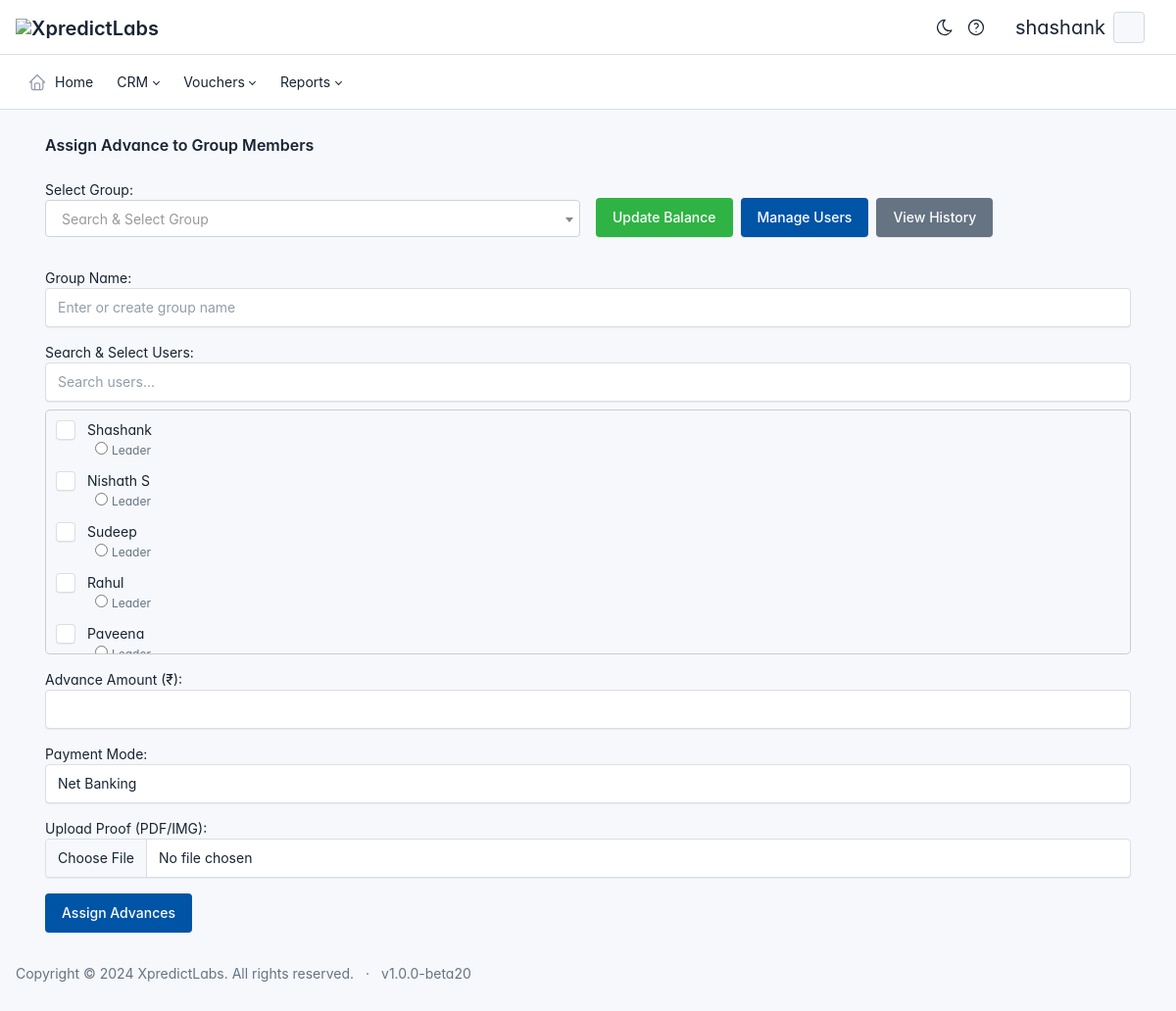
Page /website/assign/group-advance/ (signed in) on the committed database.
### app/models.py (models this page shows, shortened)
class UserProfile(models.Model):
    user = models.OneToOneField(User, on_delete=models.CASCADE)
    employee_id = models.CharField(max_length=10, unique=True, editable=False)
    zone = models.ForeignKey(Zone, on_delete=models.SET_NULL, null=True, blank=True, default=None)
    groups = models.ManyToManyField(Group, blank=True)
    email = models.EmailField(unique=True)  # Ensure unique email
    contact_number = models.CharField(max_length=15, default="0000000000")
    date_of_birth = models.DateField(default="2000-01-01")
    division = models.ForeignKey(Division, on_delete=models.SET_NULL, null=True, blank=True, default=None)
    target= models.ForeignKey(Target, on_delete=models.SET_NULL, null=True, blank=True)
    profile_picture = models.ImageField(upload_to="profile_pics/", default="profile_pics/default.jpg")

class CoreModule(models.Model):
    name = models.CharField(max_length=100, unique=True)  # Module name (e.g., "CRM")
    description = models.TextField(blank=True, null=True)  # Optional description
    is_active = models.BooleanField(default=True)  # Globally enable or disable this module
    slug = models.SlugField(unique=True, blank=True, null=True)  # Slug field for URL

### website/views.py (the view, shortened to what this page needs)
# urls.py: path("assign/group-advance/", views.assign_advances, name="assign_advances"),
def assign_advances(request):
    from django.utils import timezone
    print("\n================ ASSIGN_ADVANCES CALLED ================")
    selected_group = None
    show_balance = False
    show_manage = False
    show_history = False
    allocation = None
    print("➡️ GET request received")
    group_name = request.GET.get("group_name", "").strip()
    action = request.GET.get("action", "")
    print(f"➡️ GET params — group_name: {group_name}, action: {action}")
    assigned_user_ids = []
    leader_id = None
    logs = []
    first_log = logs[-1] if logs else None
    print("➡️ Rendering page now...\n")
    context = {
        "users": User.objects.all(),
        "groups": AdvanceGroup.objects.filter(is_closed=False),
        "selected_group": selected_group,
        "assigned_user_ids": assigned_user_ids,
        "leader_id": leader_id,
        "show_balance": show_balance,
        "show_manage": show_manage,
        "show_history": show_history,
        "logs": sorted(logs, key=lambda log: log.timestamp, reverse=True),
        "first_log": first_log,
        "assigned_user_ids_map": {
            group.id: list(
                AdvanceAssignment.objects.filter(group=group).values_list("user_id", flat=True)
            )
            for group in AdvanceGroup.objects.all()
        },
        "groups_json": json.dumps({str(group.id): group.name for group in AdvanceGroup.objects.all()}),
        "expenses": allocation,
    }
    return render(request, "xp/assign_advances.html", context)

### app/context_processors.py (called while the page is built)
def user_role(request):
    if request.user.is_authenticated:
        user = request.user
        groups = user.groups.values_list('name', flat=True)  # Get the names of groups
        group_name = groups[0] if groups else "No Role"  # Assuming one role per user
        print(f"role : ",user_role)
        return {
            'username': user.username,
            'user_role': group_name
        }
    return {}  # Empty context if user is not authenticated

def group_buttons(request):
    return {
        'group_buttons': GroupButton.objects.all()
    }

def modules_with_submodules(request):
    if not request.user.is_authenticated:
        return {}  # Return an empty context for unauthenticated users
    module_visibility, _ = ModuleVisibility.objects.get_or_create(user=request.user)
    enabled_modules = module_visibility.get_enabled_modules()
    submodule_visibility_map = {
        submodule.submodule_id: submodule.is_visible
        for submodule in request.user.submodule_visibility.all()
    }
    modules_with_submodules = {}
    for module in enabled_modules:
        visible_submodules = [
            submodule for submodule in module.submodules.all()
            if submodule.is_active and submodule_visibility_map.get(submodule.id, False)
        ]
        modules_with_submodules[module] = visible_submodules
    return {
        'modules_with_submodules': modules_with_submodules,
    }

### app/models.py (called while the page is built)
    def get_enabled_modules(self):
        return self.enabled_modules.all()

### website/context_processors.py (called while the page is built, shortened)
def pay_now_context(request):
    payment_details = None
    selected_user = None
    expenses = None
    total_amount_to_be_paid = None
    transaction_id = None
    from_date = None
    to_date = None
    selected_filter = None
    user_id = request.GET.get('user_id', None)
    return {
        'selected_user': selected_user,
        'expenses': expenses,
        'total_amount_to_be_paid': total_amount_to_be_paid,
        'transaction_id': transaction_id,
        'from_date': from_date,
        'to_date': to_date,
        'selected_filter': selected_filter,
        'payment_details': payment_details,
    }

### templates/xp/assign_advances.html (shortened to what this page needs)
{% extends "base.html" %}
{% load static %}
{% block content %}
<link href="https://cdn.jsdelivr.net/npm/select2@4.1.0-rc.0/dist/css/select2.min.css" rel="stylesheet" />
<div class="container mt-4">
  <h3 class="mb-4">Assign Advance to Group Members</h3>
  <form method="GET" class="mb-4" id="checkForm">
    <div class="row align-items-end">
      <div class="col-md-6">
        <label for="group_name">Select Group:</label>
      </div>
      <div class="col-md-3 d-flex gap-2 mt-2">
        <button type="submit" name="action" value="balance" class="btn btn-success">Update Balance</button>
        <button type="submit" name="action" value="manage" class="btn btn-primary">Manage Users</button>
        <button type="submit" name="action" value="history" class="btn btn-secondary">View History</button>
      </div>
    </div>
  </form>
  <form method="POST" enctype="multipart/form-data" class="mt-5">
    <div class="mb-3">
      <label for="group_name">Group Name:</label>
      <input type="text" name="group_name" class="form-control" placeholder="Enter or create group name" required>
    </div>
    <div class="mb-3">
        <label for="userSearch">Search & Select Users:</label>
        <input type="text" id="userSearch" class="form-control mb-2" placeholder="Search users...">
        <div id="userCheckboxList" style="max-height: 250px; overflow-y: auto; border: 1px solid #ccc; padding: 10px; border-radius: 5px;">
          {% for user in users %}
            <div class="form-check user-checkbox">
              <input class="form-check-input" type="checkbox" name="users" value="{{ user.id }}" id="user-{{ user.id }}">
              <label class="form-check-label" for="user-{{ user.id }}">
                {{ user.get_full_name|default:user.username }}
              </label>
              <input type="radio" name="leader" value="{{ user.id }}" class="ms-2"
                {% if selected_group.leader_id == user.id %}checked{% endif %}>
              <small class="text-muted">Leader</small>
            </div>
          {% endfor %}
        </div>
      </div>
    <div class="mb-3">
      <label for="advance_amount">Advance Amount (₹):</label>
      <input type="number" step="0.01" class="form-control" name="advance_amount" required>
    </div>
    <div class="mb-3">
      <label for="payment_mode">Payment Mode:</label>
      <select name="payment_mode" class="form-control" required>
          <option value="net_banking" selected>Net Banking</option>
      </select>
    </div>
    <div class="mb-3">
      <label for="proof_file">Upload Proof (PDF/IMG):</label>
      <input type="file" name="proof_file" class="form-control" required>
    </div>
    <button type="submit" class="btn btn-primary">Assign Advances</button>
  </form>
</div>
{% endblock %}

### templates/base.html (shortened to what this page needs)
<!doctype html>
{% load static %}
<html lang="en">
<head>
	{% load static %}
	<link href="{% static 'css/tabler.min.css' %}" rel="stylesheet" />
	<link href="{% static 'css/tabler-flags.min.css' %}" rel="stylesheet" />
	<link href="{% static 'css/tabler-payments.min.css' %}" rel="stylesheet" />
	<link href="{% static 'css/tabler-vendors.min.css' %}" rel="stylesheet" />
	<link href="{% static 'css/extra.css' %}" rel="stylesheet" />
	<link href="{% static 'css/demo.min.css' %}" rel="stylesheet" />
	<link rel="stylesheet" href="https://cdn.datatables.net/2.1.8/css/dataTables.dataTables.css" />
	<link href="https://cdnjs.cloudflare.com/ajax/libs/select2/4.0.13/css/select2.min.css" rel="stylesheet" />
</head>
<body>
	<div class="page">
		<header class="navbar navbar-expand-md d-print-none">
			<div class="container-fluid">
				<h1 class="navbar-brand navbar-brand-autodark d-none-navbar-horizontal pe-0 pe-md-3">
					<a href="{% url 'home' %}">
						<img src="{% static 'xlogo.png' %}" width="110" height="32" alt="XpredictLabs"
							class="navbar-brand-image">
					</a>
				</h1>
				<div class="navbar-nav flex-row order-md-last">
					<div class=" d-flex">
						<a href="?theme=dark" class="nav-link px-0 hide-theme-dark" title="Enable dark mode"
							data-bs-toggle="tooltip" data-bs-placement="bottom">
						</a>
						<div class="nav-item dropdown d-flex me-3">
							<a href="#" class="nav-link px-0" data-bs-toggle="dropdown" aria-expanded="false" title="Help & Manuals">
							</a>
						</div>
						<div class="nav-item dropdown d-flex me-3">
							{% if user.is_authenticated %}
							<div class="nav-item dropdown ">
								<a href="#" class="nav-link d-flex lh-1 text-reset p-0" data-bs-toggle="dropdown"
									aria-label="Open user menu">
									<div class=" d-sm-block ps-2 me-2">
											<div class="fs-2">{{ user.username }} </div>
									</div>
									<span class="avatar avatar-sm"
      										style="background-image: url('{{ user.userprofile.profile_picture.url }}')">
									</span>
								</a>
							</div>
							{% else %}
							<div class="nav-item">
								<a class="nav-link text-white" href="{% url 'login' %}">Login</a>
							</div>
							{% endif %}
						</div>
					</div>
				</div>
			</div>
		</header>
		<header class="navbar-expand-md">
			<div class="collapse navbar-collapse" id="navbar-menu">
				<div class="navbar">
					<div class="container-fluid">
						<ul class="navbar-nav">
							<li class="nav-item">
								<a class="nav-link" href="{% url 'home' %}">
									<span class="nav-link-icon d-md-none d-lg-inline-block">
									</span>
									<span class="nav-link-title">
										Home
									</span>
								</a>
							</li>
									{% for module, visible_submodules in modules_with_submodules.items %}
									<li class="nav-item dropdown">
										<a class="nav-link dropdown-toggle" href="#" id="dropdown-{{ module.id }}"
											role="button" data-bs-toggle="dropdown" aria-haspopup="true"
											aria-expanded="false">
											{{ module.name }}
										</a>
									</li>
									{% endfor %}
						</ul>
					</div>
				</div>
			</div>
		</header>
		<div class="page-wrapper">
			{% block content %}{% endblock content %}
			<footer class="footer footer-transparent d-print-none">
				<div class="container-fluid">
					<div class="row text-center align-items-center flex-row">
						<div class="col-12 col-lg-auto mt-3 mt-lg-0">
							<ul class="list-inline list-inline-dots mb-0">
								<li class="list-inline-item">
									Copyright &copy; 2024
									<a href="https://xpredictlabs.com/" class="link-secondary"> XpredictLabs</a>.
									All rights reserved.
								</li>
								<li class="list-inline-item">
									v1.0.0-beta20
								</li>
							</ul>
						</div>
					</div>
				</div>
			</footer>
		</div>
	</div>
    <link href="https://cdn.jsdelivr.net/npm/select2@4.0.13/dist/css/select2.min.css" rel="stylesheet">
</body>
</html>

### templates/base.html (style rules this page uses)
:root { --tblr-font-sans-serif: 'Inter Var', -apple-system, BlinkMacSystemFont, San Francisco, Segoe UI, Roboto, Helvetica Neue, sans-serif; }
body { font-feature-settings: "cv03", "cv04", "cv11"; }

### rows in the picture
CoreModule: name "CRM"
CoreModule: name "Vouchers"
CoreModule: name "Reports"

### other values in the picture
{{ user.username }} "shashank"
{{ user.get_full_name|default:user.username }} "Shashank"
{{ user.get_full_name|default:user.username }} "Nishath S"
{{ user.get_full_name|default:user.username }} "Sudeep"
{{ user.get_full_name|default:user.username }} "Rahul"
{{ user.get_full_name|default:user.username }} "Paveena"
